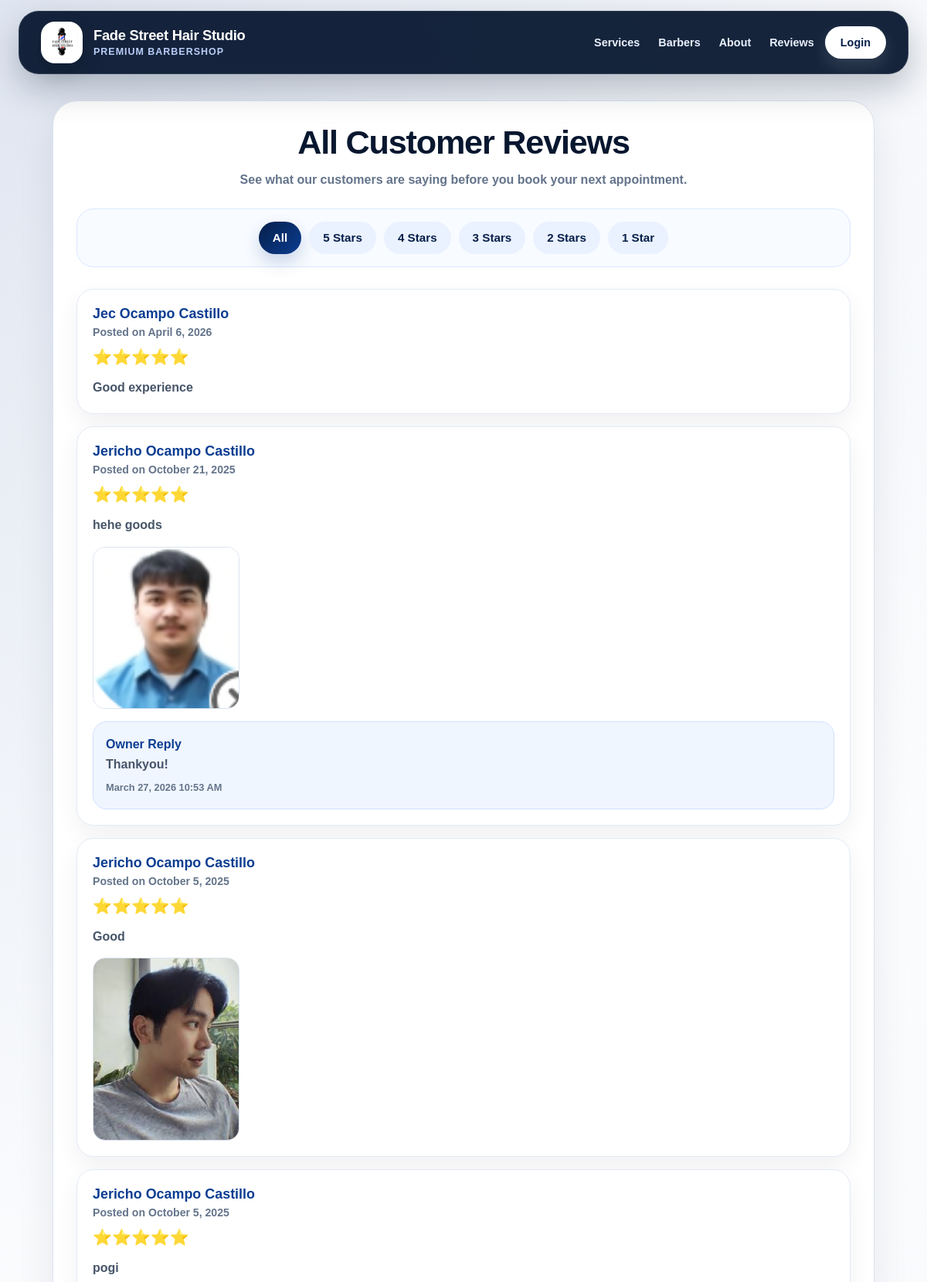
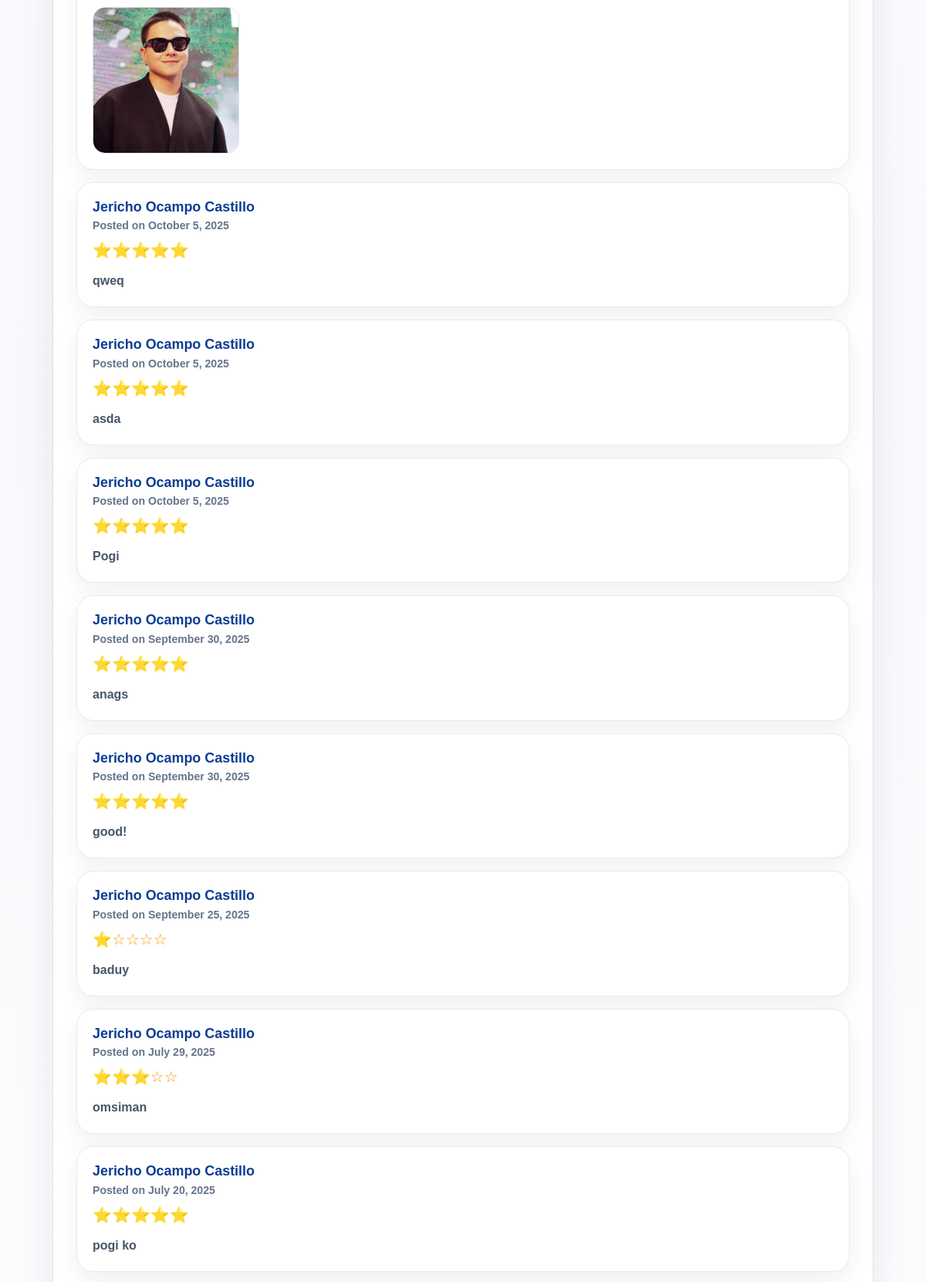
Screenshot of /all_reviews.php (upper part) with the database file from the repository (2 pictures, top to bottom).
### tables this page shows
CREATE TABLE `settings` (
  `id` int(11) NOT NULL,
  `shop_name` varchar(150) NOT NULL,
  `logo` varchar(255) DEFAULT NULL,
  `banner_image` varchar(255) DEFAULT NULL,
  `booking_policy` text DEFAULT NULL,
  `about_us` text DEFAULT NULL,
  `address` varchar(255) DEFAULT NULL,
  `phone` varchar(20) DEFAULT NULL,
  `email` varchar(100) DEFAULT NULL,
  `facebook` varchar(150) DEFAULT NULL,
  `est_year` varchar(10) DEFAULT NULL,
  `opening_hours` varchar(100) DEFAULT NULL,
  `created_at` datetime DEFAULT current_timestamp(),
  `smtp_email` varchar(150) DEFAULT NULL,
  `smtp_password` varchar(255) DEFAULT NULL,
  `smtp_from_name` varchar(150) DEFAULT NULL
);

CREATE TABLE `reviews` (
  `id` int(11) NOT NULL,
  `user_id` int(11) NOT NULL,
  `rating` int(11) NOT NULL CHECK (`rating` between 1 and 5),
  `comment` text NOT NULL,
  `owner_reply` text DEFAULT NULL,
  `owner_reply_at` datetime DEFAULT NULL,
  `created_at` datetime DEFAULT current_timestamp(),
  `photo` varchar(255) DEFAULT NULL
);

CREATE TABLE `users` (
  `id` int(11) NOT NULL,
  `first_name` varchar(100) NOT NULL,
  `middle_name` varchar(100) DEFAULT NULL,
  `last_name` varchar(100) NOT NULL,
  `phone` varchar(20) NOT NULL,
  `name` varchar(100) NOT NULL,
  `email` varchar(100) NOT NULL,
  `password` varchar(255) NOT NULL,
  `role` enum('admin','staff','barber') NOT NULL,
  `status` enum('active','inactive') NOT NULL DEFAULT 'active',
  `created_at` datetime DEFAULT current_timestamp(),
  `reset_token` varchar(64) DEFAULT NULL,
  `reset_expiry` datetime DEFAULT NULL,
  `email_verified` tinyint(1) NOT NULL DEFAULT 0,
  `verification_token` varchar(255) DEFAULT NULL,
  `verification_expires` datetime DEFAULT NULL
);

### all_reviews.php (the view, shortened to what this page needs)
<?php
include 'navbar.php';
$conn = new mysqli('localhost', 'root', '', 'barbershop');
$selectedRating = isset($_GET['rating']) ? (int)$_GET['rating'] : 0;
$sql = "SELECT reviews.*, users.first_name, users.middle_name, users.last_name
        FROM reviews
        JOIN users ON reviews.user_id = users.id";
$sql .= " ORDER BY reviews.created_at DESC, reviews.id DESC";
$result = $conn->query($sql);
?>
<!DOCTYPE html>
<html lang="en">
<head>
  <link rel="stylesheet" href="styles.css">
</head>
<body>
  <div class="reviews-page-wrapper">
    <div class="reviews-container">
      <h2 id="reviews-title">All Customer Reviews</h2>
      <p class="reviews-subtitle">
        See what our customers are saying before you book your next appointment.
      </p>
      <div class="review-filter-bar">
        <a href="all_reviews.php" class="filter-btn <?= $selectedRating === 0 ? 'active' : ''; ?>">All</a>
        <a href="all_reviews.php?rating=5" class="filter-btn <?= $selectedRating === 5 ? 'active' : ''; ?>">5 Stars</a>
        <a href="all_reviews.php?rating=4" class="filter-btn <?= $selectedRating === 4 ? 'active' : ''; ?>">4 Stars</a>
        <a href="all_reviews.php?rating=3" class="filter-btn <?= $selectedRating === 3 ? 'active' : ''; ?>">3 Stars</a>
        <a href="all_reviews.php?rating=2" class="filter-btn <?= $selectedRating === 2 ? 'active' : ''; ?>">2 Stars</a>
        <a href="all_reviews.php?rating=1" class="filter-btn <?= $selectedRating === 1 ? 'active' : ''; ?>">1 Star</a>
      </div>
      <?php
      if ($result && $result->num_rows > 0) {
          while ($row = $result->fetch_assoc()) {
              $fullName = htmlspecialchars(trim(
                  ($row['first_name'] ?? '') . ' ' .
                  ($row['middle_name'] ?? '') . ' ' .
                  ($row['last_name'] ?? '')
              ));
              $reviewDate = '';
              if (!empty($row['created_at'])) {
                  $reviewDate = date("F j, Y", strtotime($row['created_at']));
              }
              echo '<div class="review">';
              echo '<div class="review-header">';
              echo '<div class="review-user-info">';
              echo '<p class="review-name">' . $fullName . '</p>';
              if ($reviewDate !== '') {
                  echo '<p class="review-date">Posted on ' . htmlspecialchars($reviewDate) . '</p>';
              }
              echo '</div>';
              echo '</div>';
              echo '<p class="review-stars">';
              for ($i = 1; $i <= 5; $i++) {
                  echo $i <= (int)$row['rating'] ? '⭐' : '☆';
              }
              echo '</p>';
              echo '<p class="review-comment">' . htmlspecialchars($row['comment']) . '</p>';
              if (!empty($row['photo'])) {
                  echo '<img src="' . htmlspecialchars($row['photo']) . '" alt="Review photo" class="review-photo">';
              }
              if (!empty($row['owner_reply'])) {
                  echo '<div class="admin-reply">';
                  echo '<strong>Owner Reply</strong><br>';
                  echo nl2br(htmlspecialchars($row['owner_reply']));
                  if (!empty($row['owner_reply_at'])) {
                      echo '<div class="reply-date">' . date("F j, Y g:i A", strtotime($row['owner_reply_at'])) . '</div>';
                  }
                  echo '</div>';
              }
              echo '</div>';
          }
      } else {
          echo '<div class="empty-reviews">No reviews found for this rating.</div>';
      }
      ?>
    </div>
  </div>
</body>
</html>

### navbar.php (shortened to what this page needs)
<?php
include 'db.php';
$result = $conn->query("SELECT shop_name, logo FROM settings LIMIT 1");
$settings = $result ? $result->fetch_assoc() : [];
$shop_name = $settings['shop_name'] ?? 'Barbershop';
$logo = $settings['logo'] ?? 'logo.png';
$is_logged_in = isset($_SESSION['user_id']);
$first_name = $_SESSION['first_name'] ?? '';
?>
<!DOCTYPE html>
<html lang="en">
<head>
  <link rel="stylesheet" href="styles.css" />
</head>
<body>
<header class="customer-header">
  <nav class="customer-navbar">
    <div class="customer-nav-left">
      <a href="index.php" class="customer-brand">
        <span class="customer-logo-wrap">
          <img
            src="images/<?= htmlspecialchars($logo) ?>"
            alt="<?= htmlspecialchars($shop_name) ?>"
            class="customer-nav-logo"
          >
        </span>
        <span class="customer-brand-text">
          <span class="customer-shop-name"><?= htmlspecialchars($shop_name) ?></span>
          <span class="customer-shop-tagline">Premium Barbershop</span>
        </span>
      </a>
    </div>
    <ul class="customer-nav-links" id="navLinks">
      <li><a href="index.php#services">Services</a></li>
      <li><a href="index.php#barber">Barbers</a></li>
      <li><a href="index.php#about">About</a></li>
      <li><a href="index.php#review">Reviews</a></li>
      <?php if ($is_logged_in): ?>
        <li><a href="appointments.php">Appointments</a></li>
        <li class="customer-profile-menu desktop-profile-only" id="profileMenu">
          <button class="customer-profile-btn" type="button" id="profileBtn">
            <span class="customer-profile-avatar">
              <?= htmlspecialchars(strtoupper(substr($first_name ?: 'U', 0, 1))) ?>
            </span>
            <span>Account</span>
            <span class="customer-profile-chevron">▾</span>
          </button>
          <div class="customer-profile-dropdown">
            <div class="customer-dropdown-user">
              <strong><?= htmlspecialchars($first_name ?: 'Customer') ?></strong>
              <small>Customer Account</small>
            </div>
            <a href="profile.php">Edit Profile</a>
            <a href="logout.php" class="customer-logout-link">Logout</a>
          </div>
        </li>
        <li class="mobile-profile-link"><a href="profile.php">Edit Profile</a></li>
        <li class="mobile-profile-link"><a href="logout.php">Logout</a></li>
      <?php else: ?>
        <li>
          <a href="login.php" class="customer-login-btn">Login</a>
        </li>
      <?php endif; ?>
    </ul>
  </nav>
</header>

### styles.css (style rules this page uses)
.customer-header { position: fixed; top: 14px; left: 0; width: 100%; z-index: 9999; padding: 0 24px; box-sizing: border-box; }
.customer-navbar { width: min(1500px, 100%); min-height: 82px; margin: 0 auto; padding: 0 42px; display: flex; align-items: center; justify-content: space-between; background: rgba(7, 23, 47, 0.94); backdrop-filter: blur(16px); -webkit-backdrop-filter: blur(16px); border: 1px solid rgba(255, 255, 255, 0.12); border-radius: 26px; box-shadow: 0 18px 45px rgba(7, 23, 47, 0.26); box-sizing: border-box; }
.customer-nav-left { display: flex; align-items: center; min-width: 0; }
.customer-brand { display: flex; align-items: center; gap: 14px; color: #ffffff; text-decoration: none; min-width: 0; }
.customer-logo-wrap { width: 54px; height: 54px; border-radius: 18px; background: #ffffff; display: grid; place-items: center; padding: 6px; box-shadow: 0 10px 24px rgba(0, 0, 0, 0.18); flex-shrink: 0; }
.customer-nav-logo { width: 100%; height: 100%; object-fit: contain; border-radius: 14px; display: block; }
.customer-brand-text { display: flex; flex-direction: column; line-height: 1.15; min-width: 0; }
.customer-shop-name { color: #ffffff; font-size: 1.15rem; font-weight: 900; letter-spacing: -0.3px; white-space: nowrap; overflow: hidden; text-overflow: ellipsis; max-width: 280px; }
.customer-shop-tagline { margin-top: 4px; color: #b8cdf8; font-size: 0.78rem; font-weight: 700; letter-spacing: 0.08em; text-transform: uppercase; }
.customer-nav-links { display: flex; align-items: center; gap: 8px; list-style: none; margin: 0; padding: 0; }
.customer-nav-links li { position: relative; }
.customer-nav-links a, .customer-profile-btn { min-height: 42px; display: inline-flex; align-items: center; justify-content: center; gap: 8px; padding: 0 14px; border-radius: 999px; color: #eaf1ff; text-decoration: none; font-size: 0.95rem; font-weight: 800; border: none; background: transparent; cursor: pointer; transition: 0.25s ease; }
.customer-login-btn { background: #ffffff !important; color: #061f4a !important; padding: 0 20px !important; box-shadow: 0 10px 22px rgba(255, 255, 255, 0.12); }
@media (max-width: 1200px) { .customer-navbar { padding: 0 28px; } }
@media (max-width: 1200px) { .customer-shop-name { max-width: 240px; } }
@media (max-width: 1200px) { .customer-nav-links { gap: 4px; } }
@media (max-width: 1200px) { .customer-nav-links a, .customer-profile-btn { padding: 0 10px; font-size: 0.9rem; } }
body { font-family: 'Arial', sans-serif; margin: 0; background-color: #fdfdfd; color: #222; }
body { margin: 0; font-family: Arial, sans-serif; background-color: #fff; color: #000; overflow-x: hidden; }
html, body { height: 100%; }
.review { margin-bottom: 1.5rem; padding-bottom: 1rem; border-bottom: 1px solid #ccc; }
.review { margin-bottom: 1.5rem; padding: 1.2rem 0; border-bottom: 1px solid #ccc; }
.review-header { margin-bottom: 0.4rem; }
.review-user-info { display: flex; flex-direction: column; gap: 4px; }
.review-name { margin: 0; color: #0b1f47; font-size: 1.1rem; }
.review-date { margin: 0; font-size: 0.9rem; color: #777; }
.review-stars { margin: 0.35rem 0 0.7rem; font-size: 1.3rem; line-height: 1; }
.review-comment { margin: 0 0 0.8rem; color: #222; line-height: 1.5; }
.review-photo { max-width: 220px; width: 100%; border-radius: 10px; margin-top: 8px; display: block; }

### rows the page displays
settings: logo (picture), shop_name "Fade Street Hair Studio"
reviews: user.last_name "Jec Ocampo Castillo", created_at "April 6, 2026", rating 5 (drawn), comment "Good experience"
reviews: user.last_name "Jericho Ocampo Castillo", created_at "October 21, 2025", rating 5 (drawn), comment "hehe goods", photo (picture), owner_reply "Thankyou!", owner_reply_at "March 27, 2026 10:53 AM"
reviews: user.last_name "Jericho Ocampo Castillo", created_at "October 5, 2025", rating 5 (drawn), comment "Good", photo (picture)
reviews: user.last_name "Jericho Ocampo Castillo", created_at "October 5, 2025", rating 5 (drawn), comment "pogi", photo (picture)
reviews: user.last_name "Jericho Ocampo Castillo", created_at "October 5, 2025", rating 5 (drawn), comment "qweq"
reviews: user.last_name "Jericho Ocampo Castillo", created_at "October 5, 2025", rating 5 (drawn), comment "asda"
reviews: user.last_name "Jericho Ocampo Castillo", created_at "October 5, 2025", rating 5 (drawn), comment "Pogi"
reviews: user.last_name "Jericho Ocampo Castillo", created_at "September 30, 2025", rating 5 (drawn), comment "anags"
reviews: user.last_name "Jericho Ocampo Castillo", created_at "September 30, 2025", rating 5 (drawn), comment "good!"
reviews: user.last_name "Jericho Ocampo Castillo", created_at "September 25, 2025", rating 1 (drawn), comment "baduy"
reviews: user.last_name "Jericho Ocampo Castillo", created_at "July 29, 2025", rating 3 (drawn), comment "omsiman"
reviews: user.last_name "Jericho Ocampo Castillo", created_at "July 20, 2025", rating 5 (drawn), comment "pogi ko"
